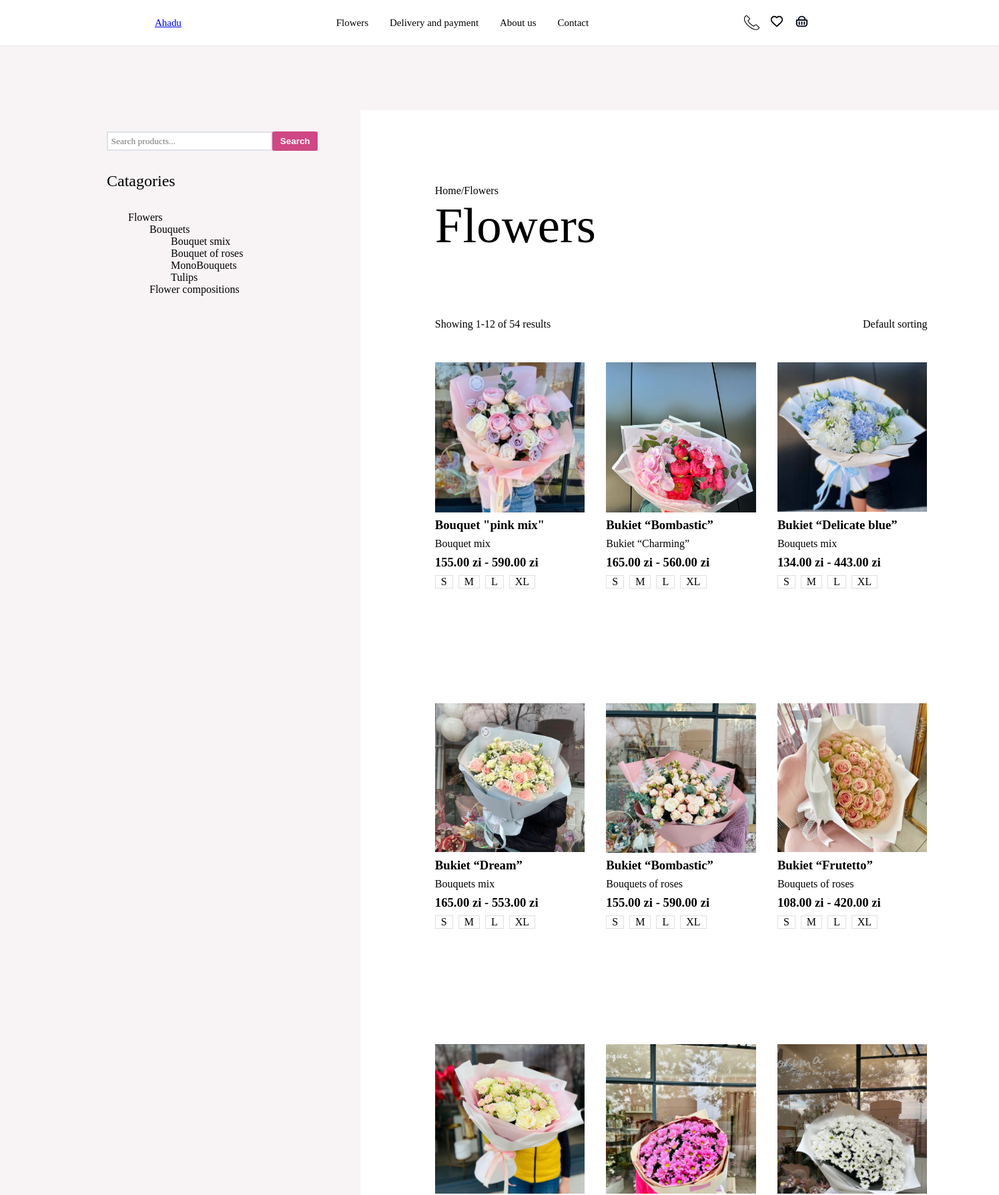
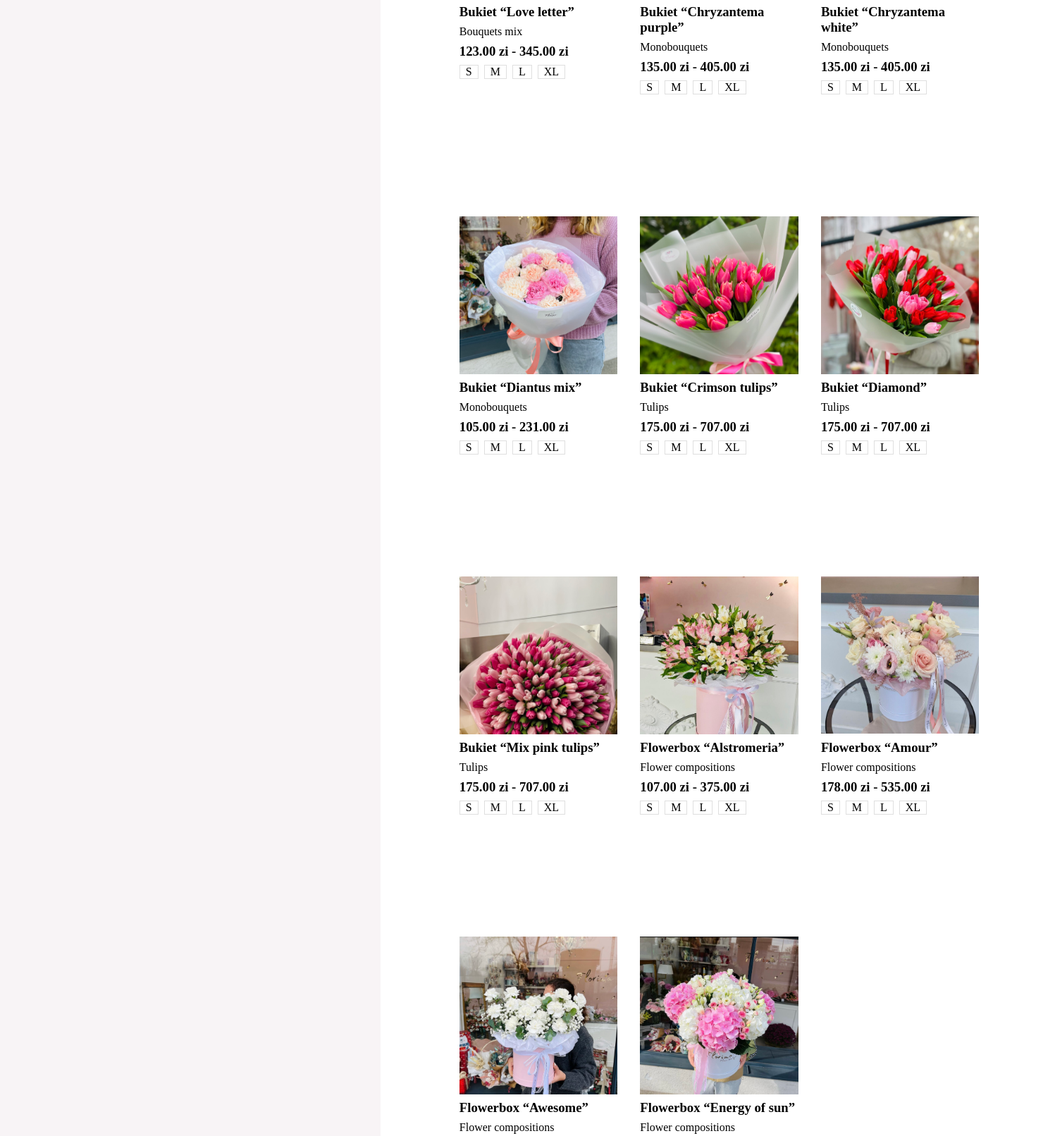
The page /flower/ (upper part) on the database its author committed (2 pictures, top to bottom).
### edge/models.py (models this page shows, shortened)
class Flower(models.Model):
    SIZE_CHOICES = [
        ('S', 'S'),
        ('M', 'SM'),
        ('L', 'L'),
        ('XL', 'XL'),
        ('XXL', 'XXL'),
        ('S M', 'S M'),
        ('M L', 'M L'),
        ('L XL', 'L XL'),
        ('XL XXL', 'XL XXL'),
        ('S M L', 'S M L'),
        ('M L XL', 'M L XL'),
        ('L XL XXL', 'L XL XXL'),
        ('S M L XL', 'S M L XL'),
        ('M L XL XXL', 'M L XL XXL'),
        ('S M L XL XXL', 'S M L XL XXL'),
    ]
    name = models.CharField(max_length=100)
    type = models.CharField(max_length=50)
    size = models.CharField(max_length=12, choices=SIZE_CHOICES)
    price_s = models.DecimalField(max_digits=10, decimal_places=2, null=True, blank=True, verbose_name="Price for size S")
    price_m = models.DecimalField(max_digits=10, decimal_places=2, null=True, blank=True, verbose_name="Price for size M")
    price_l = models.DecimalField(max_digits=10, decimal_places=2, null=True, blank=True, verbose_name="Price for size L")
    price_xl = models.DecimalField(max_digits=10, decimal_places=2, null=True, blank=True, verbose_name="Price for size XL")
    price_xxl = models.DecimalField(max_digits=10, decimal_places=2, null=True, blank=True, verbose_name="Price for size XXL")
    image = models.ImageField(upload_to='flower_images/')  # Add image field

### edge/views.py (the view)
# urls.py: path("flower/", views.flowers, name="flower"),
def flowers(request):
    flowers = Flower.objects.all()
    for flower in flowers:
        print(flower.image)
    return render(request, 'edge/Flowers.html', {'flowers': flowers})

### edge/templatetags/custom_filters.py (called while the page is built)
@register.filter(name='calculate_id')
def calculate_id(index):
    global num
    num = num + 1
    if num < 6:
        return index * 10 + num
    else:
        num = 1
        return index * 10 + num

### edge/templates/edge/Flowers.html (shortened to what this page needs)
{% extends 'edge/base.html' %} {% block content %} {% load static %}{% load custom_filters %}
<div class="flowermain">
    <div class="search">
        <div class="searcher">
            <input
                class="search-input"
                type="text"
                placeholder="Search products..."
            />
            <button type="button" class="searchbtn">
                <h2>Search</h2>
            </button>
        </div>
        <div class="catagories">
            <h2>Catagories</h2>
            <p>Flowers</p>
            <p class="second">Bouquets</p>
            <p class="third">Bouquet smix</p>
            <p class="third">Bouquet of roses</p>
            <p class="third">MonoBouquets</p>
            <p class="third">Tulips</p>
            <p class="second">Flower compositions</p>
        </div>
    </div>
    <div class="list">
        <p>Home/Flowers</p>
        <h1>Flowers</h1>
        <div class="top">
            <p>Showing 1-12 of 54 results</p>
            <div id="po" class="flowerdropdown">
                <p onclick="openpopup()">Default sorting</p>
            </div>
        </div>
        <div class="flowergrid">
            {% for flower in flowers %}
                <div class="hits">
                    <a href={% url "products" id=flower.id %}>
                        <div class="flower_img">
                            <img src="/edge/media/{{flower.image}}" />
                        </div>
                    <h3>{{ flower.name }}</h3>
                    <h4>{{flower.type}}</h4>
                    <h3 class="price" id="{{forloop.counter}}">{{flower.price_s}} zi - {% if flower.price_xll %} {{ flower.price_xll }} {% else %} {{ flower.price_xl }} {% endif %} zi</h3>
                    <div class="size">
                        {% if flower.price_s %} <div class="small" id="{{forloop.counter|calculate_id}}" onclick="showbtn({{forloop.counter}}, {{flower.price_s}}, this.id, 'S')">S</div> {% else %} <div></div> {% endif %}
                        {% if flower.price_m %} <div class="small" id="{{forloop.counter|calculate_id}}" onclick="showbtn({{forloop.counter}}, {{flower.price_m}}, this.id, 'M')">M</div> {% else %} <div></div> {% endif %}
                        {% if flower.price_l %} <div class="small" id="{{forloop.counter|calculate_id}}" onclick="showbtn({{forloop.counter}}, {{flower.price_l}}, this.id, 'L')">L</div> {% else %} <div></div> {% endif %}
                        {% if flower.price_xl %} <div class="small" id="{{forloop.counter|calculate_id}}" onclick="showbtn({{forloop.counter}}, {{flower.price_xl}}, this.id, 'XL')">XL</div> {% else %} <div></div> {% endif %}
                    </div>
                    <form id="add-to-cart-form-{{ flower.id }}">
                    </form>
                </div>
            {% endfor %}
        </div>
    </div>
</div>
{% endblock %}

### edge/static/edge/css/styles.css (style rules this page uses)
*, *::after, *::before { margin: 0; padding: 0; }
body { margin: 0; }
.hits { padding-top: 3rem; margin-bottom: 3rem; display: flex; flex-wrap: wrap; flex-direction: column; gap: 0.5rem; }
.hits h4 { font-weight: 100; }
.hits img { width: clamp(14rem, 15vw, 20rem); height: auto; }
.hits .flower_img { height: clamp(14rem, 15vw, 20rem); overflow: hidden; }
.size { display: flex; gap: 0.5rem; }
.small { font-weight: 100; border: 0.1px solid #dfdfdf; padding-left: 0.5rem; padding-right: 0.5rem; }
.flowermain { padding-inline: 10rem; padding-block: 6rem; background: #f8f4f6; display: flex; flex-direction: row; }
.search { margin-top: 2rem; margin-right: 4rem; background: #f8f4f6; }
.search-input { height: 1.7vw; font-family: serif; font-size: clamp(0.5rem, 0.9vw, 1.2rem); padding-left: 0.3vw; width: clamp(15rem, 10vw, 27rem); border: 2px solid #dee2e6; color: #212529bf; margin: 0; }
.searchbtn { border-radius: 6%; padding-block: clamp(0.1rem, 0.4vw, 0.7rem); padding-inline: clamp(0.1rem, 0.8vw, 0.7rem); background-color: #cf4784; color: white; font-size: clamp(0.3rem, 0.6vw, 1.2rem); cursor: pointer; border: none; right: 0; bottom: clamp(0rem, 0.19vw, 0.2rem); }
.searcher { display: flex; flex-direction: row; }
.catagories h2 { margin-top: 2rem; margin-bottom: 2rem; font-family: serif; font-weight: 400; }
.catagories p { padding-left: 2rem; font-family: serif; font-weight: 200; }
.catagories .third { padding-left: 6rem; }
.catagories .second { padding-left: 4rem; }
.list { background: white; padding: 7rem; }
.list p { font-weight: 150; }
.list h1 { font-size: clamp(1rem, 5vw, 6rem); font-weight: 400; margin-bottom: 6rem; }
.top { display: flex; flex-direction: row; justify-content: space-between; }
.flowerdropdown p { text-decoration: none; font-weight: 150; color: black; cursor: pointer; }
.flowergrid { display: grid; gap: 2rem; grid-template-columns: 1fr 1fr 1fr; }

### rows shown on the page
Flower: image (picture), name "Bouquet \"pink mix\"", type "Bouquet mix", price_s "155.00", price_xl "590.00"
Flower: image (picture), name "Bukiet “Bombastic”", type "Bukiet “Charming”", price_s "165.00", price_xl "560.00"
Flower: image (picture), name "Bukiet “Delicate blue”", type "Bouquets mix", price_s "134.00", price_xl "443.00"
Flower: image (picture), name "Bukiet “Dream”", type "Bouquets mix", price_s "165.00", price_xl "553.00"
Flower: image (picture), name "Bukiet “Bombastic”", type "Bouquets of roses", price_s "155.00", price_xl "590.00"
Flower: image (picture), name "Bukiet “Frutetto”", type "Bouquets of roses", price_s "108.00", price_xl "420.00"
Flower: image (picture), name "Bukiet “Love letter”", type "Bouquets mix", price_s "123.00", price_xl "345.00"
Flower: image (picture), name "Bukiet “Chryzantema purple”", type "Monobouquets", price_s "135.00", price_xl "405.00"
Flower: image (picture), name "Bukiet “Chryzantema white”", type "Monobouquets", price_s "135.00", price_xl "405.00"
Flower: image (picture), name "Bukiet “Diantus mix”", type "Monobouquets", price_s "105.00", price_xl "231.00"
Flower: image (picture), name "Bukiet “Crimson tulips”", type "Tulips", price_s "175.00", price_xl "707.00"
Flower: image (picture), name "Bukiet “Diamond”", type "Tulips", price_s "175.00", price_xl "707.00"
Flower: image (picture), name "Bukiet “Mix pink tulips”", type "Tulips", price_s "175.00", price_xl "707.00"
Flower: image (picture), name "Flowerbox “Alstromeria”", type "Flower compositions", price_s "107.00", price_xl "375.00"
Flower: image (picture), name "Flowerbox “Amour”", type "Flower compositions", price_s "178.00", price_xl "535.00"
Flower: image (picture), name "Flowerbox “Awesome”", type "Flower compositions"
Flower: image (picture), name "Flowerbox “Energy of sun”", type "Flower compositions"
